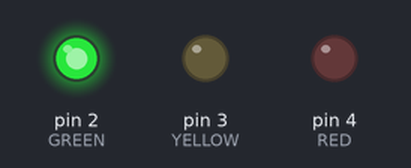
A sketch run on a simulated Arduino Uno, built with avr-gcc and run on an emulated ATmega328P. Parts: output pins drawn as LEDs (lit = HIGH).

Above: at 5.0 s.
At 17.0 s:
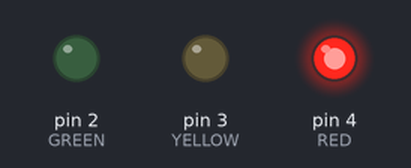
At 23.0 s:
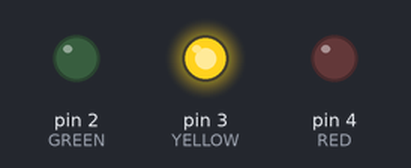
Timing chart, 0 to 31.2 s (numbered marks = the images above):
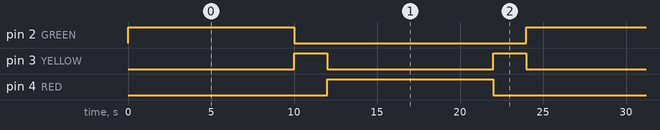

Measured:
- by itself, pin 2 (GREEN), pin 4 (RED): alternates HIGH for 10.0 s and LOW for 14.0 s
- by itself, pin 3 (YELLOW): alternates HIGH for 2.0 s and LOW for 10.0 s
- by itself, everything shown: repeats every 24.0 s, in 4 steps

The sketch:

sketch_jan03a.ino
```cpp
int RED = 4;
int YELLOW = 3;
int GREEN = 2;

void setup() {
  pinMode(RED, OUTPUT);
  pinMode(YELLOW, OUTPUT);
  pinMode(GREEN, OUTPUT);
  digitalWrite(RED, LOW);
  digitalWrite(YELLOW, LOW);
  digitalWrite(GREEN, LOW);
}

void loop() {
  digitalWrite(RED, LOW);
  digitalWrite(YELLOW, LOW);
  digitalWrite(GREEN, HIGH);
  delay(10000);
  digitalWrite(RED, LOW);
  digitalWrite(YELLOW, HIGH);
  digitalWrite(GREEN, LOW);
  delay(2000);
  digitalWrite(RED, HIGH);
  digitalWrite(YELLOW, LOW);
  digitalWrite(GREEN, LOW);
  delay(10000);
  digitalWrite(RED, LOW);
  digitalWrite(YELLOW, HIGH);
  digitalWrite(GREEN, LOW);
  delay(2000);
}
```
